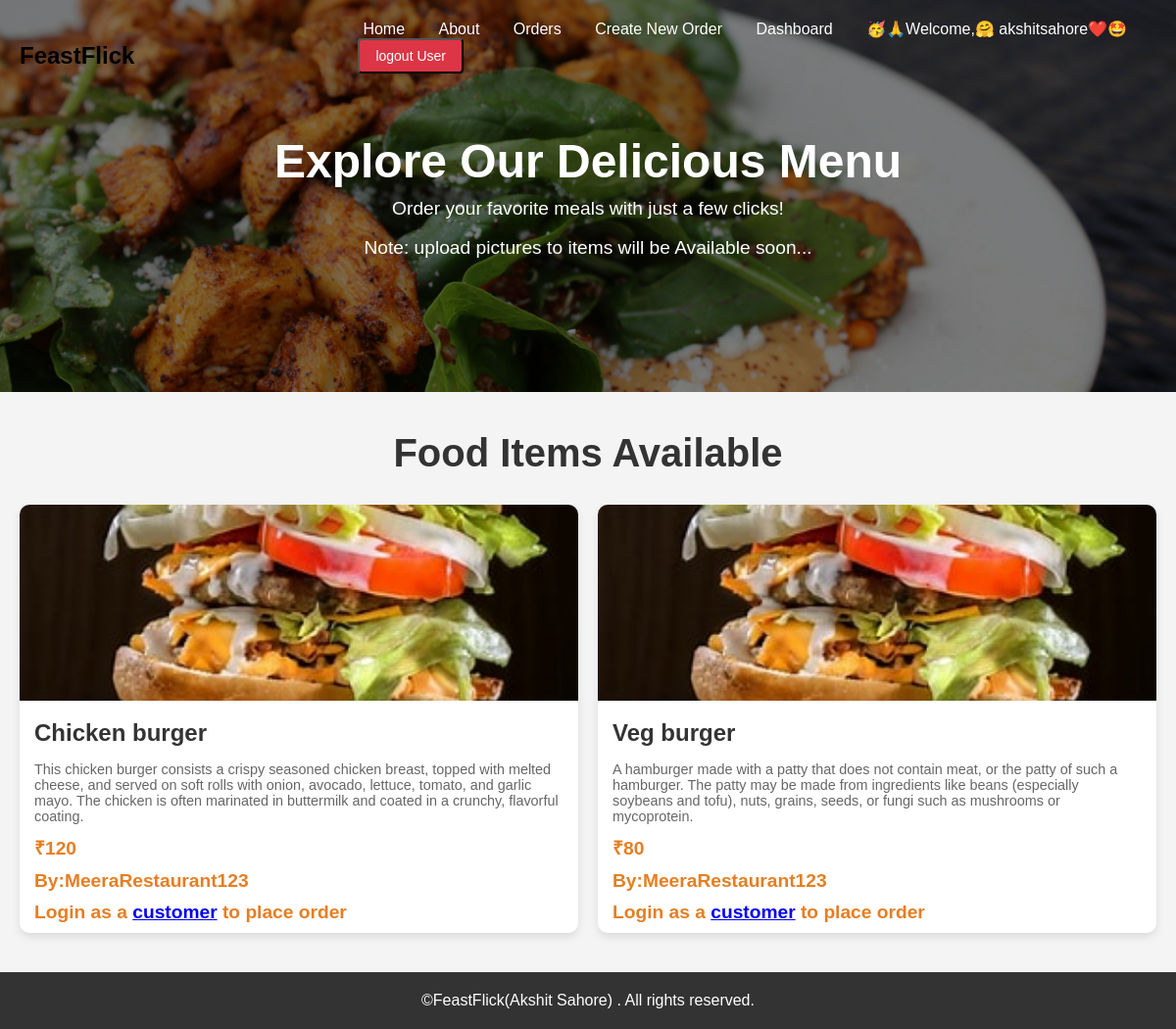
Screenshot of /orders/ (signed in) with the database file from the repository.
### Orders/models.py (models this page shows, shortened)
class orders(models.Model):
    restaurant=models.ForeignKey(User, on_delete=models.CASCADE,default=True)
    item=models.CharField(max_length=50)
    body=models.TextField()
    price=models.IntegerField()

### Orders/views.py (the view)
# urls.py: path('',views.order_list,name="order_list"),
def order_list(request):
    order=orders.objects.all().order_by('-price')
    return render(request,'order_list.html',{'order':order})

### Orders/templates/order_list.html (shortened to what this page needs)
{% extends "layout.html" %}
{%load static%}
{%block content %}
<header class="hero">
    <h1>Explore Our Delicious Menu</h1>
    <p>Order your favorite meals with just a few clicks!</p>
    <br>
    <p>Note: upload pictures to items will be Available soon...</p>
</header>
<section class="menu-container">
    <h2>Food Items Available</h2>
    <div class="menu-grid">
        {%for od in order%}
        <div class="menu-item">
            <img src="{%static 'orders_main.jpeg'%}" alt="Margherita Pizza">
            <h3>{{od.item}}</h3>
            <p>{{od.body}}</p>
            <span class="price">₹{{od.price}}</span>
            <span class="price">By:{{od.restaurant}}</span>
            {%if not user.is_staff and not user.is_superuser and user.is_authenticated%}
            <form action="{% url 'orders:place_order' od.id %}" method="post">
              {% csrf_token %}
            <button type="submit" class="order-btn">Add to Cart</button>
            </form>
            {%else%}
            <span class="price">Login as a <a href="/user/customer/login">customer</a> to place order</span>
            {%endif%}
        </div>
         {% endfor %}
    </div>
</section>
<footer>
    <p>&copy;FeastFlick(Akshit Sahore) . All rights reserved.</p>
</footer>
{%endblock%}

### templates/layout.html (shortened to what this page needs)
<!DOCTYPE html>
<html lang="en">
<head>
</head>
<body>
    <header class="header">
        <nav class="nav">
            <div class="logo">FeastFlick</div>
            <div class="nav-links">
                <a href="/">Home</a>
                <a href="/about">About</a>
                <a href="/orders">Orders</a>
                {% if user.is_staff%}
                <a href="/orders/create">Create New Order</a>
                <a href="/user/cust/dash">Dashboard</a>
                {%endif%}
                {%if not user.is_authenticated %}
                <a href="/user/login_choice">Login</a>
                <a href="/user/register_choice">Register</a>
                {%else%}
                <a href=""style=''>🥳🙏Welcome,🤗 {{ user.username }}❤️🤩</a>
                <a href="/user/logout" ><form action="{% url 'users:logout'%}"  method="post">
                    <button style='background-color: #dc3545; color: white; padding: 8px 16px; text-decoration: none; border-radius: 4px; font-family: Arial, sans-serif; font-size: 14px; margin: 0 10px; cursor: pointer; transition: background-color 0.3s;'>logout User</button>
                </form></a>
                {% endif %}
            </div>
        </nav>
{%block content%}
{%endblock%}
</body>
</html>

### rows the page displays
orders: item "Chicken burger", body "This chicken burger consists a crispy seasoned chicken breast, topped with melted cheese, and served on soft rolls with onion, avocado, lettuce, tomato, and garlic mayo. The chicken is often marinated in buttermilk and coated in a crunchy, flavorful coating.", price "120", restaurant "MeeraRestaurant123"
orders: item "Veg burger", body "A hamburger made with a patty that does not contain meat, or the patty of such a hamburger. The patty may be made from ingredients like beans (especially soybeans and tofu), nuts, grains, seeds, or fungi such as mushrooms or mycoprotein.", price "80", restaurant "MeeraRestaurant123"

### other values shown
{{ user.username }} "akshitsahore"
